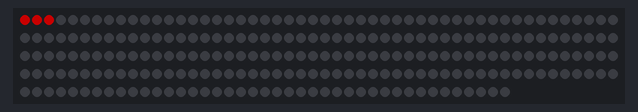
Recording of a sketch running on a simulated Arduino Uno, built with avr-gcc and run on an emulated ATmega328P. Parts: 241 RGB LEDs in strip order, left to right, continuing on the next row. Dim RGB values are drawn brighter than linear.

Above: at 0.11 s.
At 12.2 s:
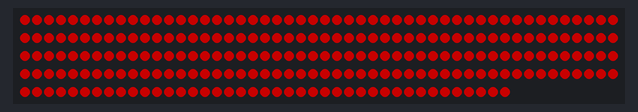
At 18.79 s:
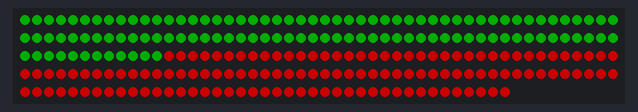
At 25.4 s:
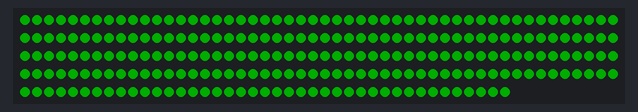
At 31.92 s:
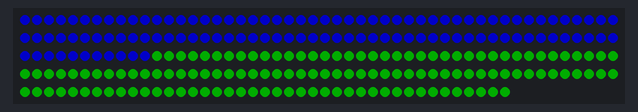
At 38.5 s:
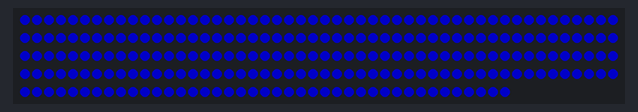

The sketch:

prueba_der.ino
```cpp
#include <FastLED.h>

#define NUM_LEDS 241
#define DATA_PIN 9

CRGB leds[NUM_LEDS];

#define INITIAL_BRIGHTNESS 100
#define FRAMES_PER_SECOND 6

void setup() {
  FastLED.addLeds<WS2812B, DATA_PIN, GRB>(leds, NUM_LEDS).setCorrection(TypicalLEDStrip);
  FastLED.setBrightness(INITIAL_BRIGHTNESS);
}

void loop() {
  gradualFill(leds, NUM_LEDS, CRGB::Red);
  delay(1000);
  gradualFill(leds, NUM_LEDS, CRGB::Green);
  delay(1000);
  gradualFill(leds, NUM_LEDS, CRGB::Blue);
  delay(1000);
}

void gradualFill(CRGB* ledArray, int numLeds, CRGB color) {
  for (int i = 0; i < numLeds; i++) {
    ledArray[i] = color;
    FastLED.show();
    delay(1000 / FRAMES_PER_SECOND / 4);
  }
}
```
